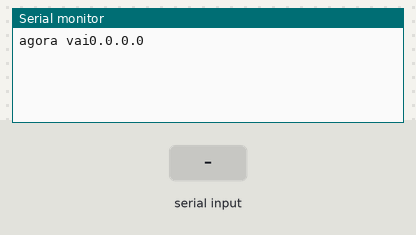
The sketch below on a simulated ESP8266 (NodeMCU). Shown: the last lines printed to the serial monitor. Inputs (shaded band) come from the test bench. WiFi joins after 1.5 s; servers stay silent unless stated.

Above: at 2.4 s.
2.5 s: "a;" received over the second serial link
At 3.3 s:
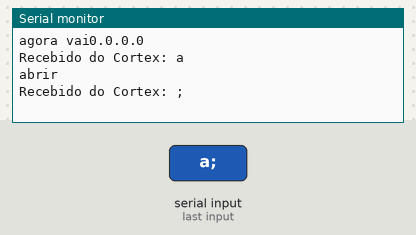
4.0 s: "f;" received over the second serial link
At 4.5 s:
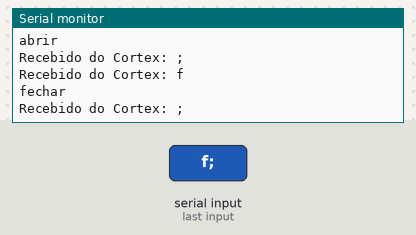
5.5 s: "1;" received over the second serial link
At 6.8 s:
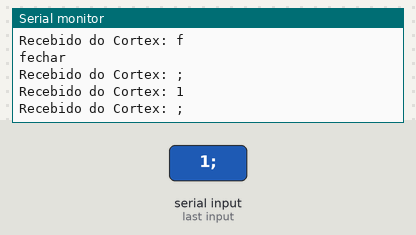

The sketch:

EspDireita.ino
```cpp
#include <SoftwareSerial.h>
#include <ESP8266WiFi.h>

SoftwareSerial s(14,12,false); // RX, TX

// wifi setup
const char* ssid = "P30_IOT";
const char* password = "pucrs@2019";
int port = 31600;
WiFiServer server(port);

void setup() {
  Serial.begin(115200);
  Serial.print("agora vai");
  delay(300);
  s.begin(38400);

  delay(300);
  WiFi.begin(ssid, password);
  delay(300);
  server.begin();
  delay(300);

  Serial.println(WiFi.localIP());
}

void loop() {

  ///////////// recepcao do cortex /////////////


  String comando = ";";

  char c = 'x';

  if(s.available() > 0)
  {
     c = s.read();
     Serial.print("Recebido do Cortex: ");
     Serial.println(c);

  }

  if(c == 'a'){
    comando = "abrir;";
    Serial.println("abrir");
  }
  else if(c == 'f'){
    comando = "fechar;";
    Serial.println("fechar");
  }
  else{
    comando = ";";
  }
  //////////////////////////////////////////////

  String line = "x";
  char connected_ = 'n';

  ////////////////// Wifi //////////////////////
  // Check if module is still connected to WiFi.
  if (WiFi.status() != WL_CONNECTED) {
    while (WiFi.status() != WL_CONNECTED) {
      delay(500);
    }
  }

  WiFiClient client = server.available();

  if(client)
  {

    connected_ = 's';

    client.print(comando);

    while(client.connected())
    {
      if(client.available())
      {
        line = client.readStringUntil(';');
        Serial.print("Recebido do Cliente: ");
        Serial.println(line);
        Serial.print("Tamanho em Bytes(9): ");
        Serial.println(sizeof(line));
      }
    }
  }
  //////////////////////////////////////////////

  ///////////// reenvio para o cortex //////////

  if(line != "x")
  {
    line += " ";
    line += connected_;
    Serial.print("Enviando para o Cortex: ");
    Serial.println(line);
    Serial.print("Tamanho em Bytes(11): ");
    Serial.println(sizeof(line));
    s.print(line);
  }

  //////////////////////////////////////////////


}
```

Measured:
- after the input at 2.5 s, the serial monitor: prints a new line at once (image 1)
- after the input at 4.0 s, the serial monitor: prints a new line at once (image 2)
- after the input at 5.5 s, the serial monitor: prints a new line at once (image 3)
